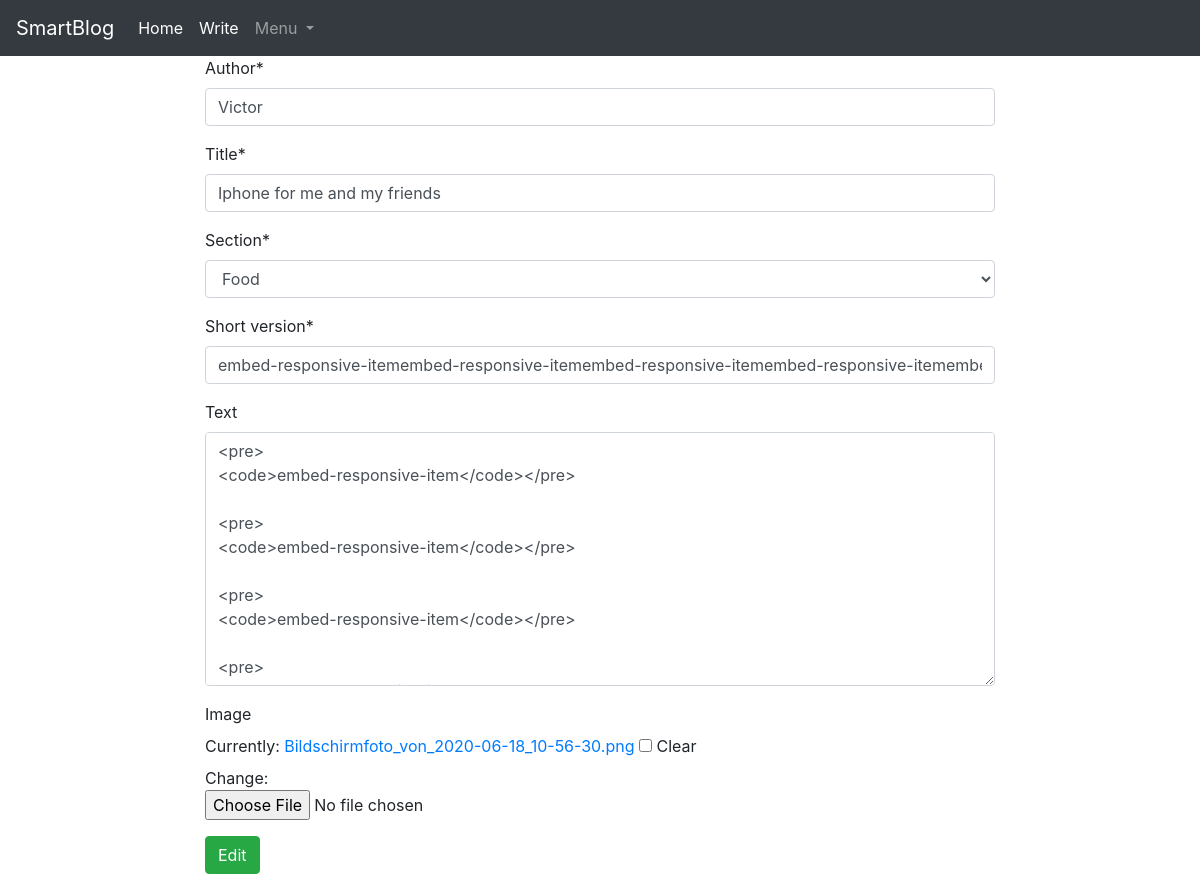
/edit/10, run on an earlier commit of the app's database.
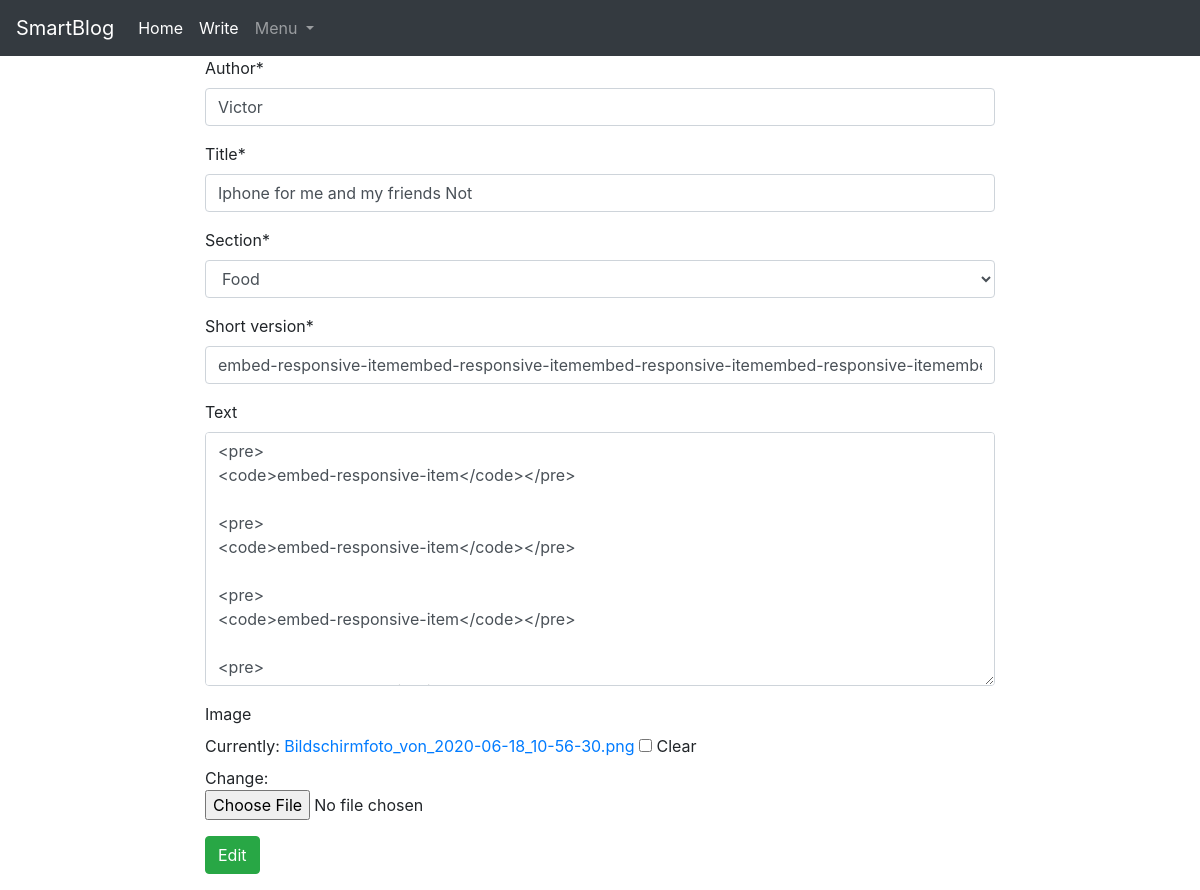
And on a later commit of the database.
### blog/models.py (models this page shows)
class Blog(models.Model):
    author = models.CharField(max_length=115, validators=[validate_name])
    title = models.CharField(max_length=250, validators=[validate_title])
    timestamp = models.DateTimeField(auto_now_add=True)
    likes = models.IntegerField(default=0)
    section = models.CharField(max_length=115)
    dislikes = models.IntegerField(default=0)
    short_version = models.CharField(max_length=1155, validators=[validate_shortversion])
    text = RichTextField(blank=True, null=True)
    image = models.ImageField(blank=True, upload_to="")
    class Meta:
        permissions = (("can_write", "read"),)

### blog/views.py (the view)
# urls.py: path('edit/<int:pk>', Edit.as_view(), name="Edit-blog")
class Edit(UpdateView):
    model = Blog
    form_class = RawBlogForm
    template_name = "blog_edit.html"
    success_url = reverse_lazy('list_articles')

### blog/forms.py
class RawBlogForm(forms.ModelForm):
    class Meta:
        model = Blog
        fields = ['author', 'title', 'section', 'short_version', 'text', 'image']
        widgets = {
            'section': Select(choices=sections)
        }

### templates/blog_edit.html (shortened to what this page needs)
{% extends "base.html" %}
{% load crispy_forms_tags %}
{% block content %}
    <div class="row justify-content-center">
        <div class="col-8">
            <div class="form-group">
                <form method="post" action="" enctype="multipart/form-data" class="form-group mb-3">{% csrf_token %}
                    {{ form|crispy }}
                    <button class="btn btn-success">Edit</button>
                </form>
            </div>
        </div>
    </div>
{% endblock %}

What changed in the data, as far as the page shows it:
changed Blog "Victor": title "Iphone for me and my friends" → "Iphone for me and my friends Not"
